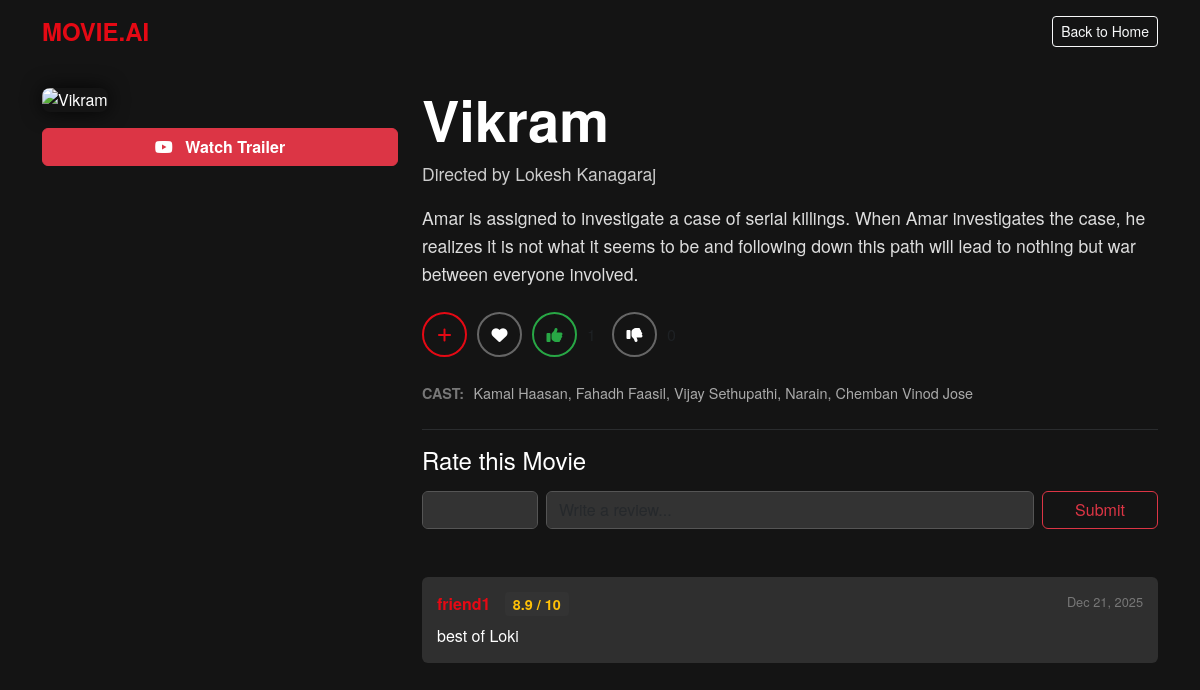
Page /movie/743563/ (signed in) on the committed database.
### core/models.py (models this page shows, shortened)
class Movie(models.Model):
    title = models.CharField(max_length=200)
    overview = models.TextField()
    tmdb_id = models.IntegerField(unique=True)
    genres = models.CharField(max_length=500, blank=True)
    poster_url = models.CharField(max_length=500, blank=True, null=True)
    director = models.CharField(max_length=200, default="Unknown")
    cast = models.CharField(max_length=500, default="Unknown")

class Review(models.Model):
    user = models.ForeignKey(User, on_delete=models.CASCADE)
    movie = models.ForeignKey(Movie, on_delete=models.CASCADE)
    rating = models.FloatField(
        validators=[MinValueValidator(1.0), MaxValueValidator(10.0)])
    text = models.TextField(blank=True)
    created_at = models.DateTimeField(auto_now_add=True)

### core/views.py (the view, shortened to what this page needs)
# urls.py: path('movie/<int:movie_id>/', views.movie_detail, name='movie_detail'),
@login_required
def movie_detail(request, movie_id):
    movie = get_object_or_404(Movie, tmdb_id=movie_id)
    poster, director, cast = get_movie_data(movie)
    related_movies = []
    genre_str = ""  # New variable for the template
    try:
        if new_df is not None:
            movie_in_df = new_df[new_df['id'] == int(movie_id)]
            if not movie_in_df.empty:
                current_tags = str(movie_in_df.iloc[0]['tags']).lower()
                common_genres = ['action', 'adventure', 'animation', 'comedy', 'crime', 'documentary', 'drama', 'family',
                                 'fantasy', 'history', 'horror', 'music', 'mystery', 'romance', 'science fiction', 'thriller', 'war', 'western']
                found_genres = [g for g in common_genres if g in current_tags]
                if found_genres:
                    genre_str = " | ".join([g.capitalize()
                                           for g in found_genres])
                    genre_regex = '|'.join(found_genres)
                    condition = new_df['tags'].str.contains(
                        genre_regex, case=False, na=False)
                    related_df = new_df[condition & (
                        new_df['id'] != int(movie_id))]
                    if not related_df.empty:
                        samples = related_df.sample(n=min(6, len(related_df)))
                        for _, row in samples.iterrows():
                            p_url = safe_fetch_poster(
                                int(row['id']), row['title'])
                            related_movies.append(
                                {'title': row['title'], 'poster': p_url, 'id': row['id']})
    except Exception as e:
        print(f"Error finding related movies: {e}")
    return render(request, 'movie_detail.html', {
        'movie': movie,
        'poster': poster,
        'director': director,
        'cast': cast,
        'genres': genre_str,  # <--- Passing the genres here
        'related_movies': related_movies,
        'in_watchlist': Watchlist.objects.filter(user=request.user, movie=movie).exists(),
        'in_favorites': Favorite.objects.filter(user=request.user, movie=movie).exists(),
        'reviews': Review.objects.filter(movie=movie).order_by('-created_at'),
        'likes_count': Vote.objects.filter(movie=movie, vote_type='LIKE').count(),
        'dislikes_count': Vote.objects.filter(movie=movie, vote_type='DISLIKE').count(),
        'current_vote': (Vote.objects.filter(user=request.user, movie=movie).first().vote_type if Vote.objects.filter(user=request.user, movie=movie).first() else None)
    })

### core/views.py (called while the page is built, shortened)
def get_movie_data(movie_obj):
    if movie_obj.poster_url and movie_obj.director != "Unknown":
        return movie_obj.poster_url, movie_obj.director, movie_obj.cast

### core/templates/movie_detail.html (shortened to what this page needs)
<!DOCTYPE html>
<html lang="en">
<head>
    <link href="https://cdn.jsdelivr.net/npm/bootstrap@5.3.0/dist/css/bootstrap.min.css" rel="stylesheet">
    <link rel="stylesheet" href="https://cdnjs.cloudflare.com/ajax/libs/font-awesome/6.5.1/css/all.min.css">
</head>
<body>
    <nav class="navbar navbar-dark bg-transparent mb-4">
        <div class="container">
            <a class="navbar-brand" href="/">MOVIE.AI</a>
            <a href="/" class="btn btn-outline-light btn-sm">Back to Home</a>
        </div>
    </nav>
    <div class="container mt-4">
        <div class="row">
            <div class="col-md-4 mb-4">
                <img src="{{ poster }}" class="movie-poster-lg" alt="{{ movie.title }}">
                <a href="https://www.youtube.com/results?search_query={{ movie.title }}+trailer" target="_blank" class="btn btn-danger w-100 mt-3 fw-bold">
                    <i class="fab fa-youtube me-2"></i> Watch Trailer
                </a>
            </div>
            <div class="col-md-8">
                <h1 class="display-4 fw-bold mb-2">{{ movie.title }}</h1>
                <p class="mb-3" style="color: #cccccc; font-size: 1.1rem;">Directed by {{ director }}</p>
                <p class="lead" style="font-size: 1.1rem; line-height: 1.6; color: #ddd;">
                    {{ movie.overview|default:"No description available." }}
                </p>
                <div class="d-flex align-items-center mb-4 mt-4">
                    <a href="{% url 'toggle_watchlist' movie.tmdb_id %}" class="btn-icon {% if in_watchlist %}active-watch{% endif %}" title="Add to Watchlist">
                        <i class="fas fa-plus"></i>
                    </a>
                    <a href="{% url 'toggle_favorite' movie.tmdb_id %}" class="btn-icon {% if in_favorites %}active-fav{% endif %}" title="Add to Favorites">
                        <i class="fas fa-heart"></i>
                    </a>
                    <a href="{% url 'toggle_vote' movie.tmdb_id 'LIKE' %}" class="btn-icon {% if current_vote == 'LIKE' %}active-like{% endif %}" title="Like">
                        <i class="fas fa-thumbs-up"></i>
                    </a> <span class="me-3 text-muted">{{ likes_count }}</span>
                    <a href="{% url 'toggle_vote' movie.tmdb_id 'DISLIKE' %}" class="btn-icon {% if current_vote == 'DISLIKE' %}active-dislike{% endif %}" title="Dislike">
                        <i class="fas fa-thumbs-down"></i>
                    </a> <span class="text-muted">{{ dislikes_count }}</span>
                </div>
                <div class="mb-4">
                    <span class="meta-label">CAST:</span>
                    <span class="cast-text">{{ cast }}</span>
                </div>
                <hr class="border-secondary">
                <h4 class="mb-3">Rate this Movie</h4>
                <form method="POST" class="mb-5">
                    <div class="row g-2">
                        <div class="col-md-2">
                            <input type="number" name="rating" step="0.1" min="0" max="10" class="form-control text-center fw-bold" required>
                        </div>
                        <div class="col-md-8">
                            <input type="text" name="review_text" class="form-control" placeholder="Write a review..." autocomplete="off">
                        </div>
                        <div class="col-md-2">
                            <button type="submit" class="btn btn-outline-danger w-100">Submit</button>
                        </div>
                    </div>
                </form>
                {% for review in reviews %}
                <div class="review-box">
                    <div>
                        <span class="review-user">{{ review.user.username }}</span>
                        <span class="rating-badge">{{ review.rating }} / 10</span>
                        <span class="float-end review-date">{{ review.created_at|date:"M d, Y" }}</span>
                    </div>
                    {% if review.text %}
                    <p class="mt-2 mb-0 text-white">{{ review.text }}</p>
                    {% endif %}
                </div>
                {% empty %}
                <p class="text-muted">No reviews yet.</p>
                {% endfor %}
            </div>
        </div>
    </div>
</body>
</html>

### core/templates/movie_detail.html (style rules this page uses)
body { background-color: #141414; color: white; font-family: 'Helvetica Neue', Helvetica, Arial, sans-serif; }
.navbar-brand { font-weight: bold; color: #e50914 !important; font-size: 1.5rem; }
.btn-icon { background: transparent; border: 2px solid #666; color: white; border-radius: 50%; width: 45px; height: 45px; display: inline-flex; align-items: center; justify-content: center; transition: all 0.3s; margin-right: 10px; text-decoration: none; }
.btn-icon.active-watch { border-color: #e50914; color: #e50914; }
.btn-icon.active-like { border-color: #28a745; color: #28a745; }
.movie-poster-lg { border-radius: 8px; box-shadow: 0 0 20px rgba(0,0,0,0.8); width: 100%; object-fit: cover; }
.cast-text, .genre-text { color: #aaa; font-size: 0.9rem; }
.meta-label { color: #777; font-weight: bold; font-size: 0.9rem; margin-right: 5px; }
.review-box { background-color: #2f2f2f; padding: 15px; border-radius: 6px; margin-bottom: 15px; }
.review-user { font-weight: bold; color: #e50914; margin-right: 10px; }
.review-date { color: #777; font-size: 0.8rem; }
.rating-badge { background-color: #333; padding: 2px 8px; border-radius: 4px; font-weight: bold; color: #ffc107; font-size: 0.9rem; }
.btn-danger { transition: all 0.3s ease; }
.form-control { background-color: #333; border: 1px solid #555; color: white; }

### rows in the picture
Review: user.username "friend1", rating "8.9", created_at "Dec 21, 2025", text "best of Loki"
